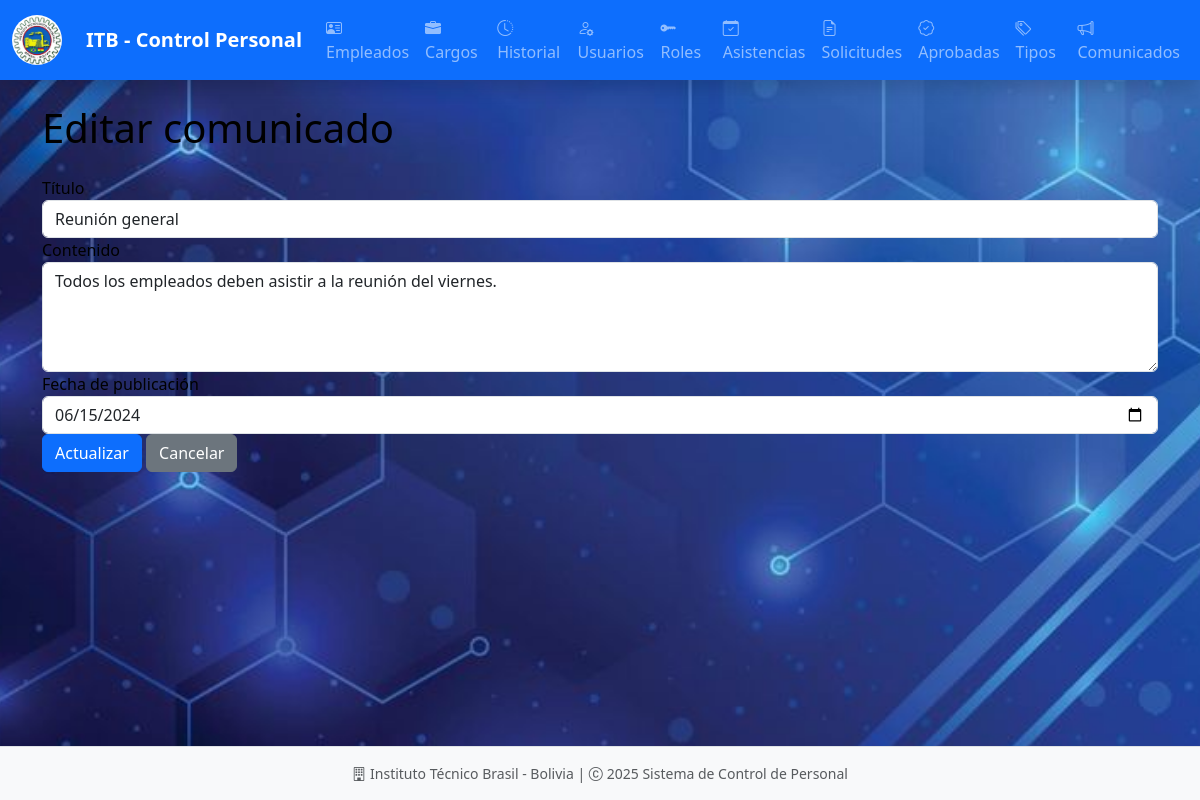
The page /comunicados/edit/1 on the database its author committed.
### models/comunicado_model.py (models this page shows, shortened)
class Comunicado(db.Model):
    __tablename__ = "comunicados"
    id = db.Column(db.Integer, primary_key=True)
    titulo = db.Column(db.String(150), nullable=False)
    contenido = db.Column(db.Text, nullable=False)
    fecha_publicacion = db.Column(db.Date, nullable=False, default=date.today)
    usuario_id = db.Column(db.Integer, db.ForeignKey('usuarios.id'), nullable=False)
    usuario = db.relationship('Usuario', back_populates='comunicados')
    @staticmethod
    def get_by_id(id):
        return Comunicado.query.get(id)

### controllers/comunicado_controller.py (the view, shortened to what this page needs)
@comunicado_bp.route('/edit/<int:id>', methods=['GET', 'POST'])
def edit(id):
    from models.usuario_model import Usuario
    comunicado = Comunicado.get_by_id(id)
    if not comunicado:
        return "Comunicado no encontrado", 404
    usuarios = Usuario.query.all()
    return comunicado_view.edit(comunicado=comunicado)

### run.py (called while the page is built)
@app.context_processor
def inject_active_path():
    def is_active(path):
        return 'active' if request.path == path else ''
    return(dict(is_active = is_active))

### views/comunicado_view.py (called while the page is built)
def edit(comunicado ):
    return render_template('admin/comunicado/edit.html', comunicado=comunicado)

### templates/admin/comunicado/edit.html (shortened to what this page needs)
{% extends 'admin/base.html' %}
{% block content %}
<h1 class="mb-4">Editar comunicado</h1>
<form method="POST" action="{{ url_for('comunicado.edit', id=comunicado.id) }}">
    <div class="form-group">
        <label for="titulo">Título</label>
        <input type="text" class="form-control" id="titulo" name="titulo" value="{{ comunicado.titulo }}" required>
    </div>
    <div class="form-group">
        <label for="contenido">Contenido</label>
        <textarea class="form-control" id="contenido" name="contenido" rows="4"
            required>{{ comunicado.contenido }}</textarea>
    </div>
    <div class="form-group">
        <label for="fecha_publicacion">Fecha de publicación</label>
        <input type="date" class="form-control" id="fecha_publicacion" name="fecha_publicacion"
            value="{{ comunicado.fecha_publicacion }}">
    </div>
    <button type="submit" class="btn btn-primary">Actualizar</button>
    <a href="{{ url_for('comunicado.index') }}" class="btn btn-secondary">Cancelar</a>
</form>
{% endblock %}

### static/style/style_admin.css (style rules this page uses)
:root { --primary-color: #0d6efd; --secondary-color: #6c757d; --success-color: #198754; --info-color: #0dcaf0; --warning-color: #ffc107; --danger-color: #dc3545; --light-color: #f8f9fa; --dark-color: #212529; }
body { font-family: 'Segoe UI', Tahoma, Geneva, Verdana, sans-serif; background-image: url('../images/background.jpg'); background-size: cover; background-repeat: no-repeat; background-attachment: fixed; background-position: center; color: #000000; }

### rows shown on the page
Comunicado: titulo "Reunión general", contenido "Todos los empleados deben asistir a la reunión del viernes.", fecha_publicacion "06/15/2024"
